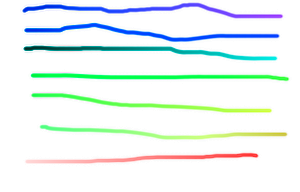
#> input picture img/diff.png, 300 x 192 px
$ python pictdiff.py img/diff.png img/new.png out.png
#> lines starting #> are read from the running program, lines starting #| are printed output that depends on the picture
#!/usr/bin/env python3

MINUTE = 5 # less than "x" points of difference
INCREASE_MINUTE = 2 # boost of minute differences

import sys
from PIL import Image

if len(sys.argv) < 4:
	print("Usage: %s <picture A> <picture B> <diff map>" % sys.argv[0], file=sys.stderr)
	sys.exit(2)

try:
	img1 = Image.open(sys.argv[1]).convert('RGBA')
except FileNotFoundError:
	print("First file could not be opened or it is not a picture.", file=sys.stderr)
	sys.exit(2)

try:
	img2 = Image.open(sys.argv[2]).convert('RGBA')
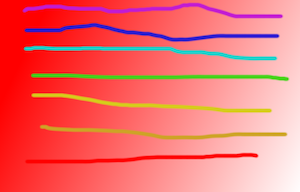
#> input picture img/new.png, 300 x 192 px
#> img2 is the input picture: PIL image 300x192 RGBA; mean R, G, B, A 241.8, 110.5, 108.7, 255
except FileNotFoundError:
	print("Second file could not be opened or it is not a picture.", file=sys.stderr)
	sys.exit(2)

i1 = img1.load()
i2 = img2.load()

if img1.size != img2.size:
	print("Pictures %s and %s have different sizes, cannot compare" \
		% (sys.argv[1], sys.argv[2]), file=sys.stderr)
	sys.exit(1)

imgmap = Image.new('RGB', img1.size, "white")
#> imgmap: PIL image 300x192 RGB; every value is 255
imap = imgmap.load()
totaldiff = 0

# Premultiply alpha, so color differences are mitigated by transparency
# Difference in alpha itself is accumulated separately in absdiff, so this
# will not mask any differenct
def pre_mult_alpha(old, new, channel):
	# simulate a black background
	old = old[channel] * (old[3] / 255.0)
	new = new[channel] * (new[3] / 255.0)
	return int(new) - int(old)

for y in range(img1.size[1]):
	for x in range(img1.size[0]):
		p1 = i1[x, y]
		p2 = i2[x, y]
		diffpixel = [255, 255, 255]
		absdiff = abs(p2[3] - p1[3])
		diffs = [0, 0, 0]
		totplus = 0

		for i in range(0, 3):
			diffs[i] = pre_mult_alpha(p1, p2, i)
			absdiff += abs(diffs[i])
			diffpixel[i] += diffs[i]
			totplus += max(0, diffs[i])

		totaldiff += absdiff

		for i in range(0, 3):
			diffpixel[i] -= totplus
			if absdiff > 0 and absdiff < MINUTE:
				# Increase contrast of minute differences
				diffpixel[i] -= INCREASE_MINUTE
			diffpixel[i] = max(0, diffpixel[i])

		imap[x, y] = tuple(diffpixel)

try:
	imgmap.save(sys.argv[3])
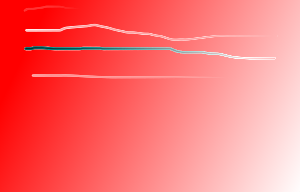
#> saved as out.png: PIL image 300x192 RGB; mean R, G, B 253.4, 111.5, 111.5
except PermissionError:
	print("Could not write to diff map.", file=sys.stderr)
print(totaldiff)
#| 16069104
